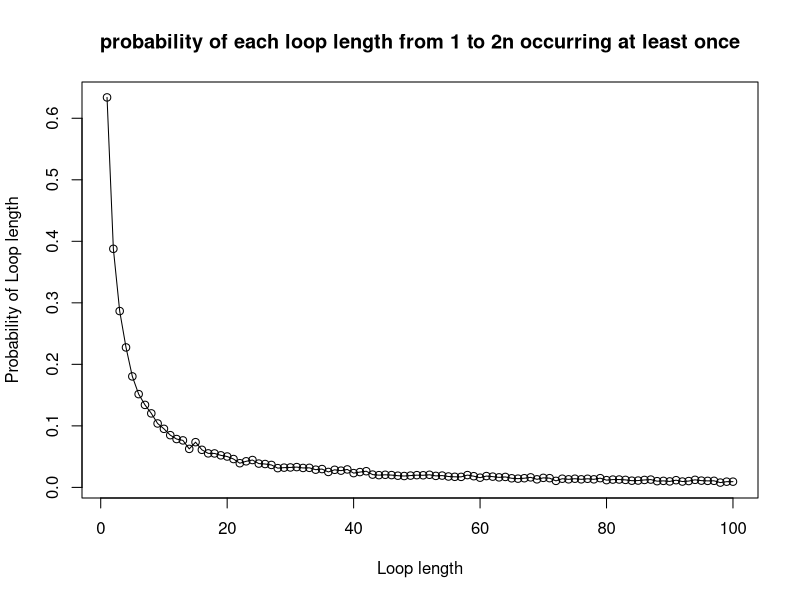
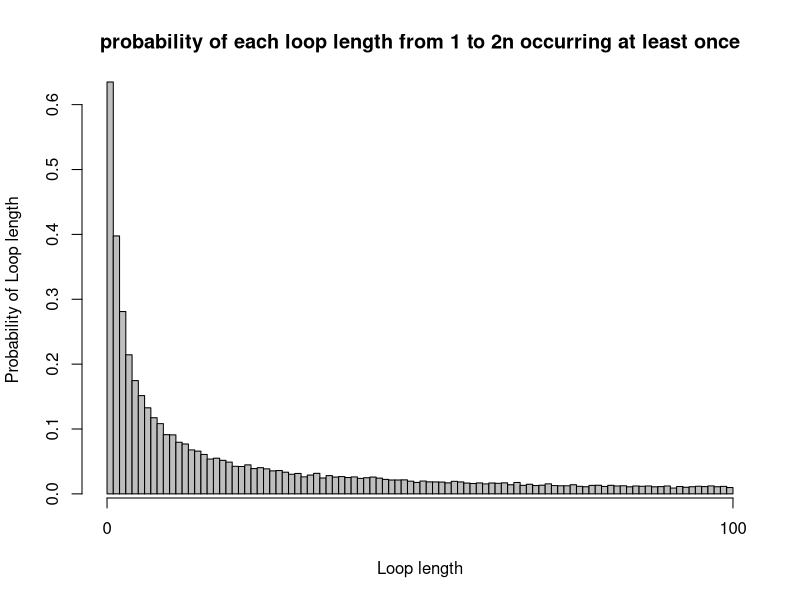

The R script that drew these images, in order:
# Karman Singh s1936373
# Viren Sirwani Mulani s1949143
# Alannah Hounat s2434943

# Git repo Link: https://github.com/SirwaniViren/SP-group_coursework/tree/main/CW-2

# Team member contributions to project:
# Each member was in charge of individual questions. Some questions involved the 
# collaboration of multiple members of the group.

# The questions that were done individually are shown below:
# Viren Sirwani Mulani s1949143: Q6
# Karman Singh s1936373: Q5
# Alannah Hounat s2434943: Q3, Q4

# Questions that members worked on together are the following:
# Karman Singh s1936373, Viren Sirwani Mulani s1949143, Alannah Hounat s2434943 - Q1, Q2

# Overview of Code: Given the 2n prisoners problem. An R script to evaluate the 
# different probabilities of a prisoner being set free given that they must check n boxes from
# 2n boxes using one of three strategies.
# 3 strategies:
# 1. Prisoner opens first box with their number on the outside. If it doesn't contain their number
# the next box they open starts with the number revealed in the first box
# 2. the same as strategy 1 except the first box is a random box 
# 3. They open n boxes at random checking for their number within the box 
# We evaluate the probabilities of one prisoner being set free and all 2n prisoners being set free
# Then, based off the logic in a surprising strategy we evaluated the probability
# of each loop length occurring at least once and thus visualizing these 
# probabilities on a graph


# INPUT: n <- decides numbers of prisoners, prisoner_number<- prisoner number, 
# first_box <- first box picked by prisoner, depending on strategy , 
# numbered_boxes <- numbered boxes taken from random sample
# OUTPUT: 1 or 0 for success or not success respectively
# Purpose: returns 1 or 0 as stated above to tell us if the prisoners have
# been successful in finding their number. Also, so code isn't repeated in later functions
success_check <- function(n, prisoner_number, first_box, numbered_boxes) {
  # number of boxes opened by prisoner
  number_of_attempts <- 0
  # value 1 indicates prisoner number found, 0 otherwise
  success <- 0
  # first box opened corresponds to value of first_box value, depending on strategy used, could be 
  # random or prisoners number
  guess <- numbered_boxes[first_box]
  # while loop checks if number of boxes opened is less than n
  while (number_of_attempts < n) {
    if (guess == prisoner_number) {
      # if prisoner number found, no need to continue looking
      success <- 1
      break
    }
    else {
      # move on to the next box as previous box did not contain prisoner number
      guess <- numbered_boxes[guess]
      # number of attempts goes up by one as prisoner moves on to next box
      number_of_attempts <- number_of_attempts + 1
    }
  }
  
  # 1 or 0, depending on if prisoner number has been found
  return (success)
}

# INPUT: n <- total number of prisoners, quantity <- number of items to choose
# OUTPUT: vector of integers of length 'quantity'
# PURPOSE: produce a random vector of box numbers of a particular size depending on 
# the strategy. Strategy 2 would require us to return just one box number while 
# strategy 3 requires us to return n random box numbers
produce_random_numbered_boxes <- function(n, quantity) {
  return (sample(1:n, quantity))
}

# INPUT: n <- decides numbers of prisoners, k <- prisoner number, strategy <- 1, 2 or 3,
# numbered_boxes<- numbered boxes
# OUTPUT: 1(success) or 0(fail)
# PURPOSE: This function simulates the first strategy where a prisoner
# picks a box with their number on it, the second strategy where a prisoner
# picks a random box to begin with, and the third strategy where a prisoner
# picks n boxes at random, checking each card for their number
check_success_given_strategy <- function(n, k, strategy, numbered_boxes){
  success_strategy3 <- 0
  # if and else if to select the correct strategy
  if (strategy == 1)
    # first box picked has prisoners number on it
    first_box <- k
  else if (strategy == 2)
    # pick a box with a random number on it by calling the helper function 
    # 'produce_random_numbered_boxes'
    first_box <- produce_random_numbered_boxes(2 * n, 1)
  else if (strategy == 3) {
    # here we need n random boxes, the aforementioned helper function is used again
    random_box <- produce_random_numbered_boxes(2 * n, n)
    for (box in random_box) {
      # if one of the random boxes contains the prisoners number
      if (box == k){
        # if prisoner number found, no need to continue looking
        success_strategy3 <- 1
        break
      }
    }
    return (success_strategy3)
  }
  # check the success, used for strategy 1 and 2
  check <- success_check(n, k, first_box, numbered_boxes)
  return(check)
}

# INPUT: n <- decides numbers of prisoners, k <- prisoner number, strategy <- either 1,2,3,
# nreps <- number of times experiment is done
# OUTPUT: Probability estimate of prisoner k finding their number using given strategy
# PURPOSE: To find the probability of one prisoner finding their number
Pone <- function(n, k, strategy, nreps = 10000) {
  number_of_success <- 0
  # iterating over nreps experiments
  for (reps in 1:nreps) {
    # index of numbered_boxes corresponds to the box number, and the value stored
    # at that index corresponds to the numbered card randomly placed in the box
    numbered_boxes <- produce_random_numbered_boxes(2 * n, 2 * n)
    number_of_success <- number_of_success + 
      check_success_given_strategy(n, k, strategy, numbered_boxes)
  }
  # we divide number_of_success by nreps to get a probability of a single prisoner
  # finding their number
  prob_one_estimate <- number_of_success / nreps
  return (prob_one_estimate)
}

# INPUT: n <- decides numbers of prisoners, strategy <- either 1,2,3
# nreps <- number of times experiment is done
# OUTPUT: Probability estimate of all prisoners finding their number using given strategy
# PURPOSE: To find the probability of all prisoners being released
Pall <- function(n, strategy, nreps = 10000) {
  number_of_success <- 0
  for (reps in 1:nreps) {
    # Outside inner loop since the room is returned to original state once 
    # prisoner leaves
    numbered_boxes <- produce_random_numbered_boxes(2 * n, 2 * n)
    for (prisoner_number in 1:(2 * n)) {
      # calls on helper function to check if the chosen strategy has been 
      # successful or not. A 1 would be success, 0 otherwise
      check <- check_success_given_strategy(n, prisoner_number, strategy, numbered_boxes)
      # if check == 0 then one of the prisoners was unable to find their number
      # this means none of the prisoners go free, so, we stop the loop entirely
      if (check == 0)
        break
    }
    # add 1 to number_of_success if prisoner finds number
    number_of_success <- number_of_success + check
  }
  
  # divide by total number of repetitions to get probability of everybody succeeding 
  prob_all_estimate <- number_of_success / nreps
  return (prob_all_estimate)
}

# example code of the 'Pone' and 'Pall' are provided below:

cat("Probability estimate of a single prisoner succeeding in finding their number when n=5:")
cat("nStrategy 1:", Pone(5, 7, 1))
cat("\nStrategy 2:", Pone(5, 7, 2))
cat("\nStrategy 3:", Pone(5, 7, 3))

cat("Probability estimate of a single prisoner succeeding in finding their number when n=50:")
cat("\nStrategy 1:", Pone(50, 7, 1))
cat("\nStrategy 2:", Pone(50, 7, 2))
cat("\nStrategy 3:", Pone(50, 7, 3))

cat("\nProbability estimate of all prisoners succeeding in finding their numbers when n=5:")
cat("\nStrategy 1:", Pall(5, 1))
cat("\nStrategy 2:", Pall(5, 2))
cat("\nStrategy 3:", Pall(5, 3))

cat("\nProbability estimate of all prisoners succeeding in finding their numbers when n=50:")
cat("\nStrategy 1:", Pall(50, 1))
cat("\nStrategy 2:", Pall(50, 2))
cat("\nStrategy 3:", Pall(50, 3))

# For Pone evidently the less people there are (the smaller that n is) the better 
# chance of success, which is expected.

# Pall is where we observe a surprising result. 
# Strategy 2 and 3 yield zero/near zero probabilities. Strategy 1 yields an
# approximate probability of 30% and 36% for n=50 and n=5 respectively.
# This seems to be the most optimal strategy.
# Strategy 2 and 3 have an element of randomness to them, as a result there 
# is no guarantee to even eventually find the correct prisoner number.
# In strategy 1 every box leads to another and eventually loops back to the
# prisoner number we began with, this is guaranteed. What is not guaranteed
# is the cycle which contains the prisoner number may have a length greater 
# than n.

# INPUT: n <- decides numbers of prisoners, nreps <- number of times experiment is done
# OUTPUT: probability of each loop length from 1 to 2n occurring at least once 
# PURPOSE: here we estimate by simulation the probability of each loop length
# occurring at least once in a random shuffling of the prisoner numbers 
dloop <- function(n, nreps = 10000) {
  # count of all the cycles with loop length 1 to 2n that occurred 0 times 
  # in the simulation
  count_loop_length_0_times = rep(0, 2*n)
  #loop over all experiments(number of repetitions)
  for (reps in 1:nreps) {
    # index of numbered_boxes corresponds to the box number, and the value stored
    # at that index corresponds to the numbered card randomly placed in the box
    numbered_boxes <- produce_random_numbered_boxes(2 * n, 2 * n)
    # count of how many times a cycle has 1 to 2n loop length
    count_of_loop_length = rep(0, 2*n)
    # numbers that are already present in a cycle, hence don't need to be 
    # iterated over again
    numbers_iterated_over = c()
    # looping over all prisoner numbers
    for (prisoner_number in 1:(2 * n)) {
      # vector to hold various cycles, length of this vector would give the 
      # length of the cycle that contains the prisoner number
      individual_cycles = c()
      # if prisoner number is not present in any previous cycles, we follow
      # the path of boxes to find the cycle that contains the prisoner number.
      # if the prisoner number is present, then just skip to the next 
      # prisoner number
      if (!(prisoner_number %in% numbers_iterated_over)) {
        individual_cycles = append(individual_cycles, prisoner_number)
        next_box_in_cycle = numbered_boxes[prisoner_number]
        # checks if the card removed from the box contains the prisoner number
        while (next_box_in_cycle != prisoner_number) {
          individual_cycles = append(individual_cycles, next_box_in_cycle)
          next_box_in_cycle = numbered_boxes[next_box_in_cycle]
        }
        count_of_loop_length[length(individual_cycles)] = 
          count_of_loop_length[length(individual_cycles)] + 1
        # appending the numbers in the cycle to the vector that contains all the
        # cycles
        numbers_iterated_over = append(numbers_iterated_over, individual_cycles)
      }
    }
    # finds all loop lengths that occurred 0 times in the experiment and adds 1
    # to the count for each of those loop lengths
    index_loop_length_0_times = grep(0, count_of_loop_length)
    count_loop_length_0_times[index_loop_length_0_times] = 
      count_loop_length_0_times[index_loop_length_0_times] + 1
  }
  # in the following two lines we take the count of the cycles that happened 
  # zero times and divide by number of repetitions to get a probability
  # of cycles happening zero times. We then subtract these values from 1 to get
  # probability of the cycles happening at least 1 time
  prob_loop_length_0_times <- count_loop_length_0_times/nreps
  prob_loop_length_at_least_once <- 1 - prob_loop_length_0_times
  return (prob_loop_length_at_least_once)
}

# example code for 'dloop' provided below:

cat("Probability of loop length from 1 to 2n occurring at least once in a random shuffling of cards to boxes: ")
cat("\nFor n=50: ", dloop(50))

# Here n=50. For the prisoners to be successful, the longest loop must not be greater than
# 50. The probability of not having a loop longer than 50 is equal to the probability
# of a random permutation of the prisoner numbers 1 to 100 having a loop whose length is
# greater than 50. We first need to know the number of permutations of prisoner
# numbers 1 to 100 with a loop of length x>50. That is 100!/x. The probability of 
# of a random permutation containing no loops of length greater than 50 is 
# calculated below:

# number of permutations with cycle length x>50
single_events <- factorial(100)*(1/(51:100))
# simple sum of all the values in vector
sum_single_events <- sum(single_events)
prob_no_greater_50 <- 1 - (1/factorial(100))*sum_single_events
cat("The probability of no loop being longer than 50 is:", prob_no_greater_50)


# We use a line graph to visualize the probabilities for each loop length. A line
# graph is used her since we can identify trends in the data. Usually line graphs are
# used to track changes over a short or long period of time. But it can be used in
# this scenario.
n1 <- 50
loop_vector1 <- dloop(n=n1,nreps=10000)
line_graph <- plot(x= 1:(2*n1),
                   y=loop_vector1, 
                   type="o",
                   xlab="Loop length",
                   ylab="Probability of Loop length",
                   main= "probability of each loop length from 1 to 2n occurring at least once")

# A bar chart could be used to compare the different loop lengths. 
# The code is not too different here. Bar-chart may seem a bit cramped
n2 <- 50
loop_vector2 <- dloop(n=n2,nreps=10000)
bar_chart <- barplot(height=loop_vector2, 
                     xlab="Loop length",
                     ylab="Probability of Loop length",
                     main= "probability of each loop length from 1 to 2n occurring at least once",
                     space=0)
# Adds an axis to the current plot
axis(side=1,at=c(0,(2*n2)), tick=TRUE)
